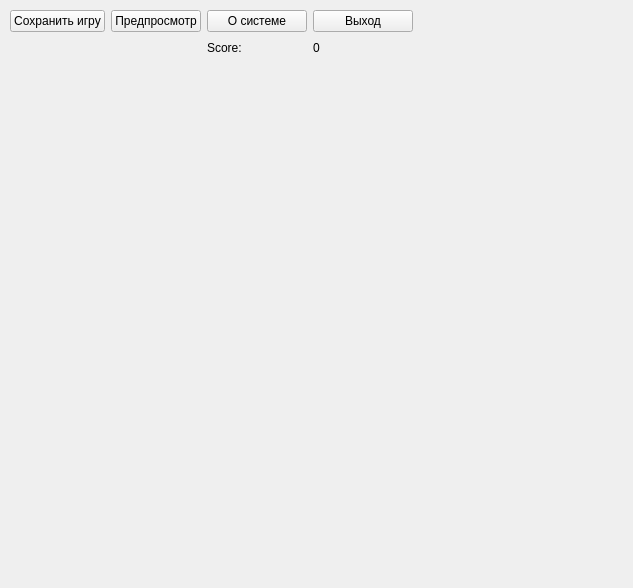
<?xml version="1.0" encoding="UTF-8"?>
<ui version="4.0">
 <class>Form</class>
 <widget class="QWidget" name="Form">
  <property name="geometry">
   <rect>
    <x>0</x>
    <y>0</y>
    <width>633</width>
    <height>588</height>
   </rect>
  </property>
  <property name="windowTitle">
   <string>Пазл</string>
  </property>
  <widget class="QWidget" name="gridLayoutWidget_2">
   <property name="geometry">
    <rect>
     <x>10</x>
     <y>10</y>
     <width>611</width>
     <height>571</height>
    </rect>
   </property>
   <layout class="QGridLayout" name="game_gridLayout">
    <item row="0" column="2">
     <widget class="QPushButton" name="about_system_pushButton">
      <property name="text">
       <string>О системе</string>
      </property>
     </widget>
    </item>
    <item row="1" column="3" colspan="2">
     <widget class="QLabel" name="score_value_label">
      <property name="sizePolicy">
       <sizepolicy hsizetype="Minimum" vsizetype="Minimum">
        <horstretch>0</horstretch>
        <verstretch>0</verstretch>
       </sizepolicy>
      </property>
      <property name="minimumSize">
       <size>
        <width>100</width>
        <height>20</height>
       </size>
      </property>
      <property name="text">
       <string>0</string>
      </property>
     </widget>
    </item>
    <item row="0" column="5">
     <spacer name="horizontalSpacer_2">
      <property name="orientation">
       <enum>Qt::Horizontal</enum>
      </property>
      <property name="sizeHint" stdset="0">
       <size>
        <width>40</width>
        <height>20</height>
       </size>
      </property>
     </spacer>
    </item>
    <item row="0" column="0">
     <widget class="QPushButton" name="save_game_pushButton">
      <property name="text">
       <string>Сохранить игру</string>
      </property>
     </widget>
    </item>
    <item row="0" column="3" colspan="2">
     <widget class="QPushButton" name="exit_pushButton">
      <property name="text">
       <string>Выход</string>
      </property>
     </widget>
    </item>
    <item row="1" column="2">
     <widget class="QLabel" name="score_label">
      <property name="sizePolicy">
       <sizepolicy hsizetype="Minimum" vsizetype="Minimum">
        <horstretch>0</horstretch>
        <verstretch>0</verstretch>
       </sizepolicy>
      </property>
      <property name="minimumSize">
       <size>
        <width>100</width>
        <height>20</height>
       </size>
      </property>
      <property name="text">
       <string>Score:</string>
      </property>
     </widget>
    </item>
    <item row="2" column="0" colspan="6">
     <widget class="QWidget" name="game_widget" native="true">
      <property name="enabled">
       <bool>true</bool>
      </property>
      <property name="sizePolicy">
       <sizepolicy hsizetype="Expanding" vsizetype="Expanding">
        <horstretch>0</horstretch>
        <verstretch>0</verstretch>
       </sizepolicy>
      </property>
     </widget>
    </item>
    <item row="0" column="1">
     <widget class="QPushButton" name="look_full_image_pushButton">
      <property name="text">
       <string>Предпросмотр</string>
      </property>
     </widget>
    </item>
    <item row="3" column="0" colspan="6">
     <widget class="QWidget" name="lenta_widget" native="true">
      <property name="sizePolicy">
       <sizepolicy hsizetype="Expanding" vsizetype="Minimum">
        <horstretch>0</horstretch>
        <verstretch>0</verstretch>
       </sizepolicy>
      </property>
      <property name="minimumSize">
       <size>
        <width>0</width>
        <height>100</height>
       </size>
      </property>
     </widget>
    </item>
   </layout>
  </widget>
 </widget>
 <resources/>
 <connections/>
</ui>
